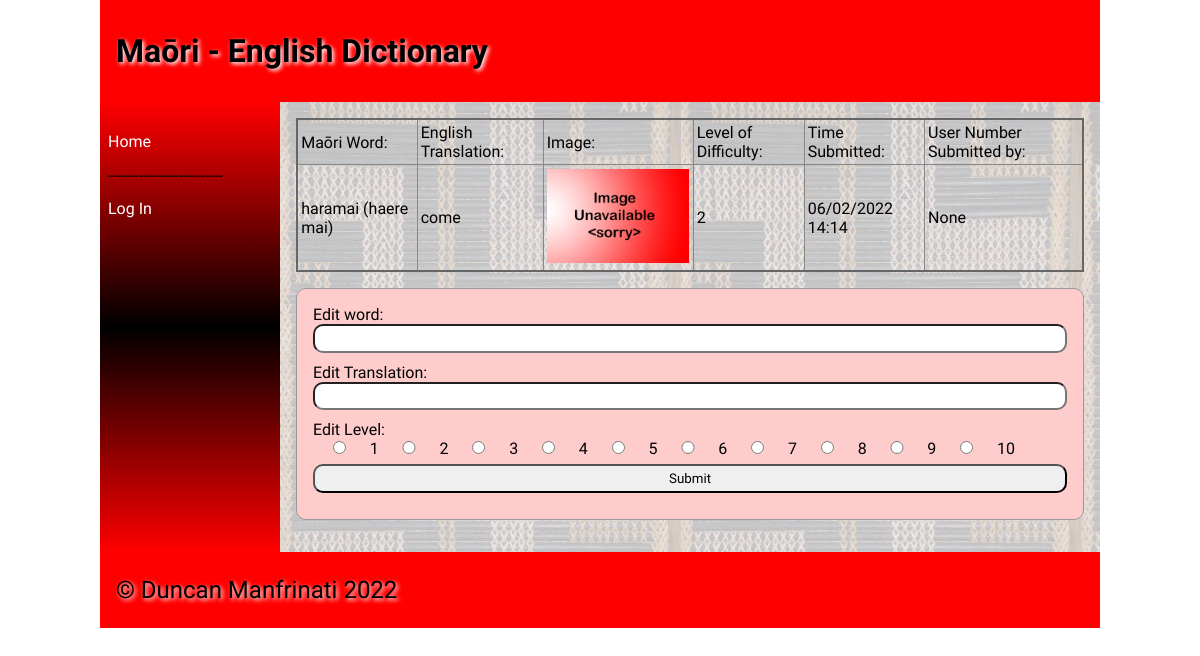
Before: /word/303 with the older database file.
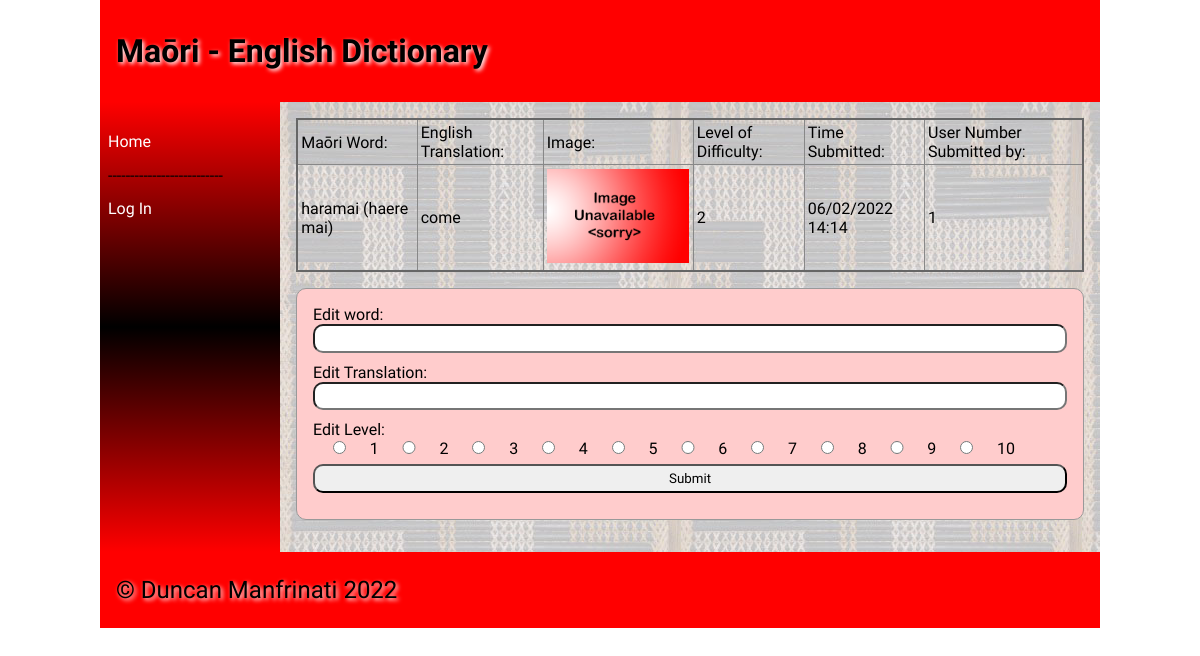
After: the same page with the newer database file.
### tables this page shows
CREATE TABLE "dictionary"
(
	id integer
		constraint dictionary_pk
			primary key autoincrement,
	maori varchar(60),
	english varchar(60),
	category_id integer
		references categories,
	definition varchar(900),
	level integer,
	image varchar(60),
	time datetime,
	user_id interger
);

### app.py (the view, shortened to what this page needs)
@app.route("/word/<id>", methods=['POST', 'GET'])
def dictionary(id):
    id = int(id)
    con = create_connection(DATA_BASE)
    query = "SELECT id, maori, english, image, level, time, user_id FROM dictionary WHERE id=?;"
    cur = con.cursor()
    cur.execute(query, (id,))
    word = cur.fetchall()
    con.close()
    return render_template("word.html", logged_in=is_logged_in(), word=word, id=id,
                           categories=categories())

### app.py (called while the page is built)
def create_connection(db_file):
    try:
        connection = sqlite3.connect(db_file)
        connection.execute('pragma foreign_keys=ON')
        return connection
    except Error as e:
        print(e)
    return None

def is_logged_in():
    if session.get("email") is None:
        print("Not Logged In")
        return False
    else:
        print("Logged In")
        return True

def categories():
    con = create_connection(DATA_BASE)
    query = "SELECT id,categories FROM categories"
    cur = con.cursor()
    cur.execute(query, )
    category_ids = cur.fetchall()
    con.close()
    return category_ids

### templates/word.html (shortened to what this page needs)
{% extends 'base.html' %}
{% block heading %}Maōri - English Dictionary{% endblock %}
{% block main %}
<table class="word-table">
    <thead>
    <tr>
        <td>Maōri Word:</td>
        <td>English Translation:</td>
        <td>Image:</td>
        <td>Level of Difficulty:</td>
        <td>Time Submitted:</td>
        <td>User Number Submitted by:</td>
    </tr>
    </thead>
    <tbody>
    {% for words in word %}
    <tr>
        <td><p>{{ words[1] }}</p></td>
        <td><p>{{ words[2] }}</p></td>
        <td width="150"><img src="/static/images/{{ words[3] }}"></td>
        <td><p>{{ words[4] }}</p></td>
        <td><p>{{ words[5] }}</p></td>
        <td><p>{{ words[6] }}</p></td>
    </tr>
    </tbody>
    {% endfor %}
</table>
    <form class="dataForm" method="post" target="dictinary/{{id}}">
    <div class="form-group">
        <div class="form-label">Edit word:</div>
        <div class="form-element"><input type="text" name="editmaori" id="editmaori" required></div>
    </div>
    <div class="form-group">
        <div class="form-label">Edit Translation:</div>
        <div class="form-element"><input type="text" name="editenglish" id="editenglish" required></div>
    </div>
    <div class="form-group">
        <div class="form-label">Edit Level:</div>
        {% for i in range(10) %}
            <input type="radio" id="editlevel" name="editlevel" value="1" required>
            <label for="{{ i + 1 }}">{{i + 1}}</label>
        {% endfor %}
    </div>
    <div class="form-group">
        <div class="form-element"><input type="submit" value="Submit"></div>
    </div>
    </form>
{% endblock %}

Changed rows visible on the page:
changed dictionary "haramai (haere mai)": user "None" → "1"
